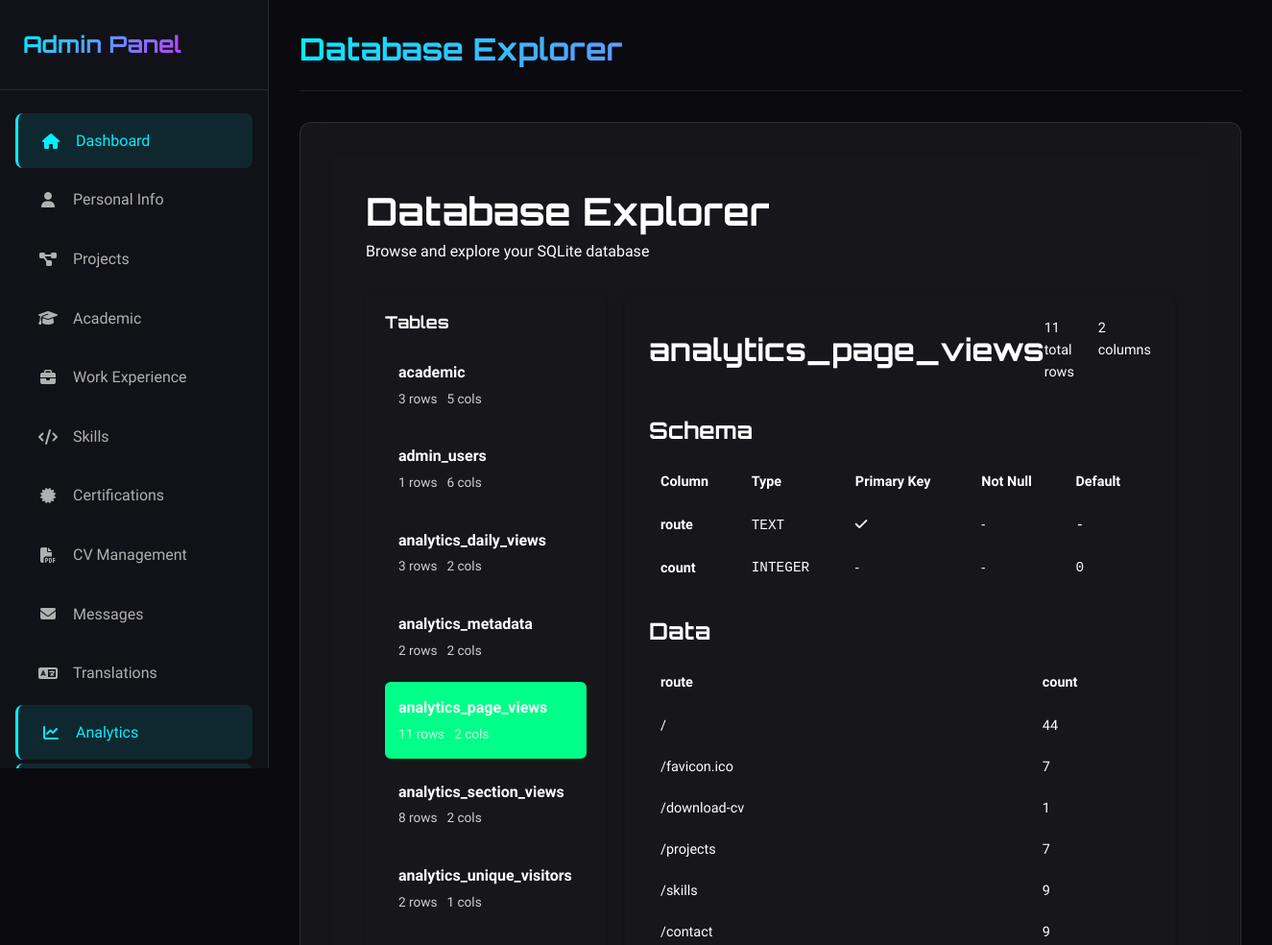
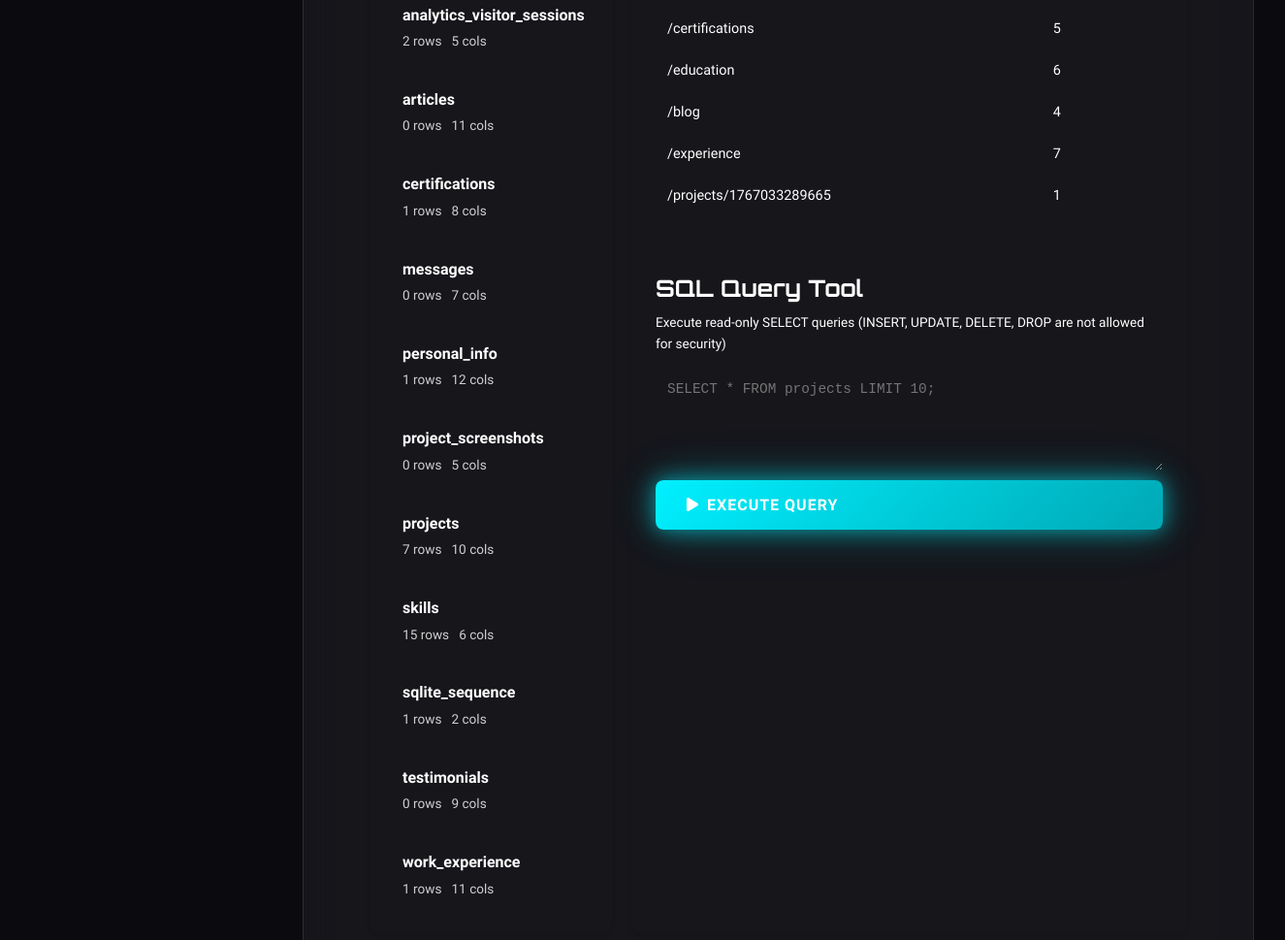
/admin/database/table/analytics_page_views (signed in), run on the app's committed database (2 pictures, top to bottom).
### tables this page shows
CREATE TABLE analytics_page_views (
                    route TEXT PRIMARY KEY,
                    count INTEGER DEFAULT 0
                );

### app.py (the view)
@app.route('/admin/database/table/<table_name>')
@admin_required
def admin_database_table(table_name):
    db = get_db()
    try:
        table_info = db.get_table_info()
        page = request.args.get('page', 1, type=int)
        limit = request.args.get('limit', 50, type=int)
        offset = (page - 1) * limit
        schema = db.get_table_schema(table_name)
        row_count = db.get_table_row_count(table_name)
        data = db.get_table_data(table_name, limit=limit, offset=offset)
        total_pages = (row_count + limit - 1) // limit if row_count > 0 else 1
        return render_template('admin/database.html',
                             table_info=table_info,
                             selected_table=table_name,
                             schema=schema,
                             data=data,
                             row_count=row_count,
                             page=page,
                             limit=limit,
                             total_pages=total_pages)
    except Exception as e:
        flash(f'Error loading table data: {e}', 'error')
        return redirect(url_for('admin_database'))

### app.py (called while the page is built, shortened)
@app.before_request
def track_analytics():
    if request.path.startswith('/admin') or \
       request.path.startswith('/static') or \
       request.path.startswith('/api') or \
       request.path.startswith('/set-language'):
        return

@app.context_processor
def inject_language():
    current_lang = get_current_language()
    return {
        'current_language': current_lang,
        'supported_languages': SUPPORTED_LANGUAGES,
        't': get_translation,
        'lang': current_lang
    }

def admin_required(f):
    from functools import wraps
    @wraps(f)
    def decorated_function(*args, **kwargs):
        if not session.get('admin_logged_in'):
            return redirect(url_for('admin_login'))
        return f(*args, **kwargs)
    return decorated_function

### database.py (called while the page is built)
    @contextmanager
    def get_connection(self):
        conn = sqlite3.connect(str(self.db_path))
        conn.row_factory = sqlite3.Row  # Enable column access by name
        try:
            yield conn
            conn.commit()
        except Exception:
            conn.rollback()
            raise
        finally:
            conn.close()

    def get_tables(self) -> List[str]:
        with self.get_connection() as conn:
            cursor = conn.cursor()
            cursor.execute("SELECT name FROM sqlite_master WHERE type='table' ORDER BY name")
            return [row[0] for row in cursor.fetchall()]

    def get_table_schema(self, table_name: str) -> List[Dict[str, Any]]:
        if not table_name.replace('_', '').replace('-', '').isalnum():
            raise ValueError("Invalid table name")
        with self.get_connection() as conn:
            cursor = conn.cursor()
            cursor.execute(f"PRAGMA table_info({table_name})")
            columns = []
            for row in cursor.fetchall():
                columns.append({
                    'cid': row[0],
                    'name': row[1],
                    'type': row[2],
                    'notnull': bool(row[3]),
                    'default_value': row[4],
                    'pk': bool(row[5])
                })
            return columns

    def get_table_row_count(self, table_name: str) -> int:
        if not table_name.replace('_', '').replace('-', '').isalnum():
            raise ValueError("Invalid table name")
        with self.get_connection() as conn:
            cursor = conn.cursor()
            cursor.execute(f"SELECT COUNT(*) FROM {table_name}")
            return cursor.fetchone()[0]

### templates/admin/database.html (shortened to what this page needs)
{% extends "admin/base.html" %}
{% block page_title %}Database Explorer{% endblock %}
{% block content %}
<div class="database-explorer">
    <div class="explorer-header">
        <h2>Database Explorer</h2>
        <p>Browse and explore your SQLite database</p>
    </div>
    <div class="database-layout">
        <aside class="database-sidebar">
            <h3>Tables</h3>
            <div class="table-list">
                {% for table in table_info %}
                <a href="{{ url_for('admin_database_table', table_name=table.name) }}"
                   class="table-item {% if selected_table == table.name %}active{% endif %}">
                    <div class="table-name">{{ table.name }}</div>
                    <div class="table-stats">
                        <span class="row-count">{{ table.row_count }} rows</span>
                        <span class="column-count">{{ table.columns }} cols</span>
                    </div>
                </a>
                {% endfor %}
            </div>
        </aside>
        <main class="database-content">
            {% if query_result %}
            <div class="query-results-section">
                <div class="section-header">
                    <h3>Query Results</h3>
                    <div class="query-info">
                        <span>{{ query_result.row_count }} rows returned</span>
                    </div>
                </div>
                <div class="query-display">
                    <pre class="sql-query">{{ query_text }}</pre>
                </div>
                <div class="table-container">
                    <table class="data-table">
                        <thead>
                            <tr>
                                {% for column in query_result.columns %}
                                <th>{{ column }}</th>
                                {% endfor %}
                            </tr>
                        </thead>
                        <tbody>
                            {% for row in query_result.rows %}
                            <tr>
                                {% for column in query_result.columns %}
                                <td>
                                    {% if row[column] is mapping or row[column] is iterable and row[column] is not string %}
                                        <pre class="json-cell">{{ row[column]|tojson(indent=2) }}</pre>
                                    {% else %}
                                        {{ row[column]|default('NULL', true) }}
                                    {% endif %}
                                </td>
                                {% endfor %}
                            </tr>
                            {% endfor %}
                        </tbody>
                    </table>
                </div>
            </div>
            {% elif selected_table %}
            <div class="table-view-section">
                <div class="section-header">
                    <h3>{{ selected_table }}</h3>
                    <div class="table-meta">
                        <span>{{ row_count }} total rows</span>
                        <span>{{ schema|length }} columns</span>
                    </div>
                </div>
                <div class="schema-section">
                    <h4>Schema</h4>
                    <table class="schema-table">
                        <thead>
                            <tr>
                                <th>Column</th>
                                <th>Type</th>
                                <th>Primary Key</th>
                                <th>Not Null</th>
                                <th>Default</th>
                            </tr>
                        </thead>
                        <tbody>
                            {% for col in schema %}
                            <tr>
                                <td><strong>{{ col.name }}</strong></td>
                                <td><code>{{ col.type }}</code></td>
                                <td>{% if col.pk %}<i class="fas fa-check text-success"></i>{% else %}-{% endif %}</td>
                                <td>{% if col.notnull %}<i class="fas fa-check text-success"></i>{% else %}-{% endif %}</td>
                                <td><code>{{ col.default_value or '-' }}</code></td>
                            </tr>
                            {% endfor %}
                        </tbody>
                    </table>
                </div>
                <div class="data-section">
                    <h4>Data</h4>
                    <div class="table-container">
                        <table class="data-table">
                            <thead>
                                <tr>
                                    {% for col in schema %}
                                    <th>{{ col.name }}</th>
                                    {% endfor %}
                                </tr>
                            </thead>
                            <tbody>
                                {% for row in data %}
                                <tr>
                                    {% for col in schema %}
                                    <td>
                                        {% set value = row[col.name] %}
                                        {% if value is mapping or (value is iterable and value is not string) %}
                                            <pre class="json-cell">{{ value|tojson(indent=2) }}</pre>
                                        {% elif value is none %}
                                            <span class="null-value">NULL</span>
                                        {% else %}
                                            {{ value }}
                                        {% endif %}
                                    </td>
                                    {% endfor %}
                                </tr>
                                {% endfor %}
                            </tbody>
                        </table>
                    </div>
                </div>
            </div>
            {% endif %}
            <div class="sql-query-section">
                <h4>SQL Query Tool</h4>
                <p class="query-note">Execute read-only SELECT queries (INSERT, UPDATE, DELETE, DROP are not allowed for security)</p>
                <form method="POST" action="{{ url_for('admin_database_query') }}">
                    <div class="query-input-group">
                        <textarea name="query" class="sql-textarea" rows="5"
                                  placeholder="SELECT * FROM projects LIMIT 10;">{{ query_text or '' }}</textarea>
                        <button type="submit" class="btn btn-primary">
                            <i class="fas fa-play"></i> Execute Query
                        </button>
                    </div>
                </form>
            </div>
        </main>
    </div>
</div>
{% endblock %}

### static/css/admin.css (style rules this page uses)
.admin-body { display: flex; min-height: 100vh; background: var(--bg-primary); }

### templates/admin/database.html (style rules this page uses)
.database-explorer { padding: 20px; }
.explorer-header { margin-bottom: 30px; }
.explorer-header h2 { margin: 0 0 5px 0; color: var(--color-text); }
.explorer-header p { color: var(--color-text-secondary); margin: 0; }
.database-layout { display: grid; grid-template-columns: 250px 1fr; gap: 20px; min-height: 600px; }
.database-sidebar { background: var(--color-card); border-radius: 8px; padding: 20px; box-shadow: 0 2px 4px rgba(0,0,0,0.1); }
.database-sidebar h3 { margin: 0 0 15px 0; font-size: 1.1em; color: var(--color-text); }
.table-list { display: flex; flex-direction: column; gap: 8px; }
.table-item { padding: 12px; background: var(--color-bg); border-radius: 6px; text-decoration: none; color: var(--color-text); transition: all 0.2s; border: 2px solid transparent; }
.table-item.active { background: var(--color-accent); color: white; border-color: var(--color-accent); }
.table-name { font-weight: 600; margin-bottom: 4px; }
.table-stats { font-size: 0.85em; opacity: 0.8; display: flex; gap: 10px; }
.database-content { background: var(--color-card); border-radius: 8px; padding: 25px; box-shadow: 0 2px 4px rgba(0,0,0,0.1); }
.section-header { display: flex; justify-content: space-between; align-items: center; margin-bottom: 20px; padding-bottom: 15px; border-bottom: 2px solid var(--color-border); }
.section-header h3 { margin: 0; color: var(--color-text); }
.table-meta, .query-info { display: flex; gap: 15px; font-size: 0.9em; color: var(--color-text-secondary); }
.schema-section, .data-section, .query-results-section { margin-bottom: 30px; }
.schema-section h4, .data-section h4 { margin: 0 0 15px 0; color: var(--color-text); }
.schema-table, .data-table { width: 100%; border-collapse: collapse; font-size: 0.9em; }
.schema-table th, .data-table th { background: var(--color-bg); padding: 12px; text-align: left; font-weight: 600; border-bottom: 2px solid var(--color-border); color: var(--color-text); }
.schema-table td, .data-table td { padding: 10px 12px; border-bottom: 1px solid var(--color-border); color: var(--color-text); }
.sql-query-section { margin-top: 30px; padding-top: 30px; border-top: 2px solid var(--color-border); }
.sql-query-section h4 { margin: 0 0 10px 0; color: var(--color-text); }
.query-note { font-size: 0.85em; color: var(--color-text-secondary); margin-bottom: 15px; }
.query-input-group { display: flex; flex-direction: column; gap: 10px; }
.sql-textarea { width: 100%; padding: 12px; border: 1px solid var(--color-border); border-radius: 6px; font-family: 'Courier New', monospace; font-size: 0.9em; background: var(--color-bg); color: var(--color-text); resize: vertical; }
.table-container { overflow-x: auto; max-width: 100%; }

### data on the page
analytics_page_views: schema "/favicon.ico" "7"
analytics_page_views: schema "/download-cv" "1"
analytics_page_views: schema "/projects" "7"
analytics_page_views: schema "/skills" "9"
analytics_page_views: schema "/contact" "9"
analytics_page_views: schema "/certifications" "5"
analytics_page_views: schema "/education" "6"
analytics_page_views: schema "/blog" "4"
analytics_page_views: schema "/experience" "7"
analytics_page_views: schema "/projects/1767033289665" "1"

### other printed values
{{ table.name }} "academic" "admin_users" "analytics_daily_views" "analytics_metadata" "analytics_page_views" "analytics_section_views" "analytics_unique_visitors" "analytics_visitor_sessions" "articles" "certifications" "messages" "personal_info" "project_screenshots" "projects" "skills" "sqlite_sequence" "testimonials" "work_experience"
{{ table.row_count }} "3" "1" "3" "2" "11" "8" "2" "2" "0" "1" "0" "1" "0" "7" "15" "1" "0" "1"
{{ table.columns }} "5" "6" "2" "2" "2" "2" "1" "5" "11" "8" "7" "12" "5" "10" "6" "2" "9" "11"
{{ selected_table }} "analytics_page_views"
{{ row_count }} "11"
{{ schema|length }} "2"
{{ col.name }} "route" "count"
{{ col.type }} "TEXT" "INTEGER"
{{ col.default_value or '-' }} "-" "0"
{{ value }} "/" "44"
